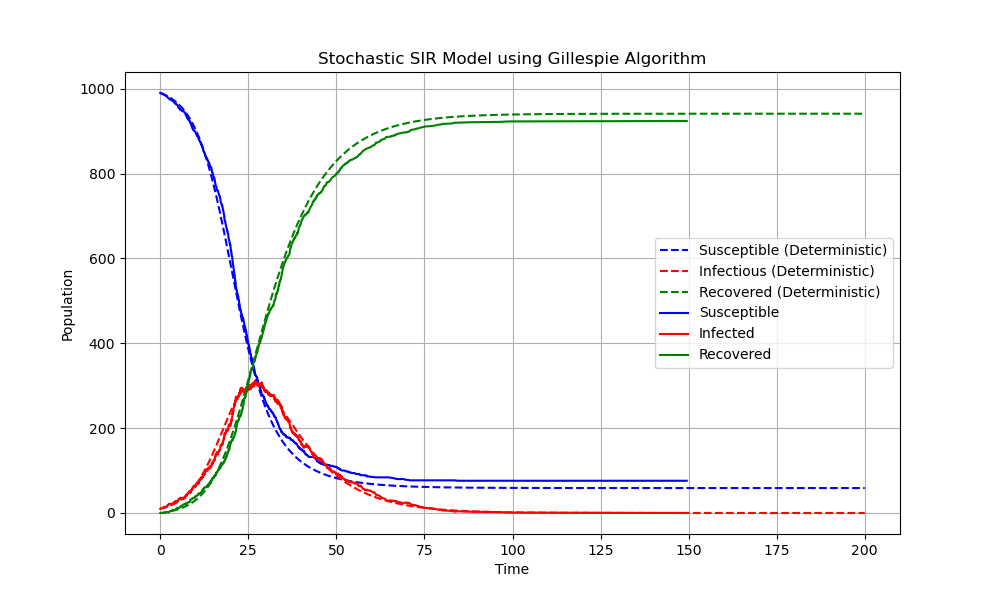

Write the Python code that produced this figure.
import numpy as np
import matplotlib.pyplot as plt
from scipy.integrate import odeint

# Deterministic SIR model
def SIR_model(y, t, beta, gamma):
    S, I, R = y
    dS_dt = -beta * S * I / (S + I + R)
    dI_dt = beta * S * I / (S + I + R) - gamma * I
    dR_dt = gamma * I
    return [dS_dt, dI_dt, dR_dt]

def gillespie_SIR(S0, I0, R0, beta, gamma, max_time):
    # Initial conditions
    S, I, R = S0, I0, R0
    t = 0
    times = [t]
    S_values = [S]
    I_values = [I]
    R_values = [R]

    while t < max_time and I > 0:
        N = S + I + R

        # Calculate propensities
        a1 = beta * S * I / N
        a2 = gamma * I
        a0 = a1 + a2

        # Time until next event
        dt = -np.log(np.random.random()) / a0
        t += dt

        # Determine which event occurs
        r = np.random.random()
        if r < a1 / a0:
            # Transmission event
            S -= 1
            I += 1
        else:
            # Recovery event
            I -= 1
            R += 1

        # Store results
        times.append(t)
        S_values.append(S)
        I_values.append(I)
        R_values.append(R)

    return times, S_values, I_values, R_values

# Parameters
S0 = 990
I0 = 10
R0 = 0
beta = 0.3
gamma = 0.1
max_time = 200
t = np.linspace(0, max_time, 1000)

solution = odeint(SIR_model, [S0, I0, R0], t, args=(beta, gamma))
S_det, I_det, R_det = solution.T

times, S_values, I_values, R_values = gillespie_SIR(S0, I0, R0, beta, gamma, max_time)

# Plotting
plt.figure(figsize=(10,6))
plt.plot(t, S_det, label="Susceptible (Deterministic)", color="blue", linestyle="--")
plt.plot(t, I_det, label="Infectious (Deterministic)", color="red", linestyle="--")
plt.plot(t, R_det, label="Recovered (Deterministic)", color="green", linestyle="--")
plt.plot(times, S_values, label="Susceptible", color="blue")
plt.plot(times, I_values, label="Infected", color="red")
plt.plot(times, R_values, label="Recovered", color="green")
plt.xlabel("Time")
plt.ylabel("Population")
plt.title("Stochastic SIR Model using Gillespie Algorithm")
plt.legend()
plt.grid(True)
plt.show()
